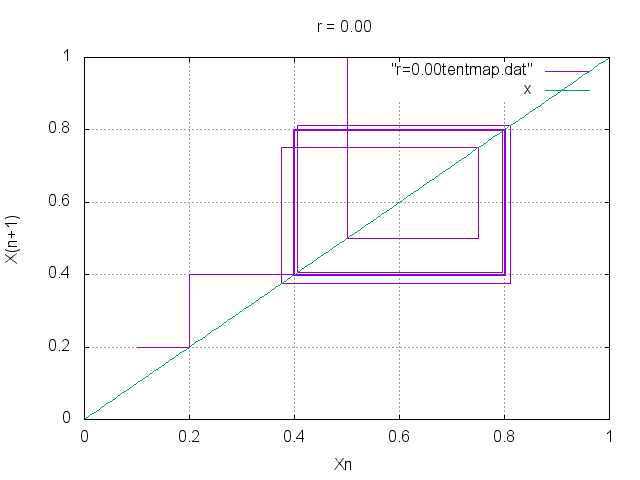

The script that saved this image:
set grid
set title "r = 0.00"
set xrange [0:1]
set yrange [0:1]
set xlabel "Xn"
set ylabel "X(n+1)"
plot "r=0.00tentmap.dat" with lines,x with lines
pause 2
set terminal png
set output "r=0.00tentmap.png"
replot
set terminal x11
